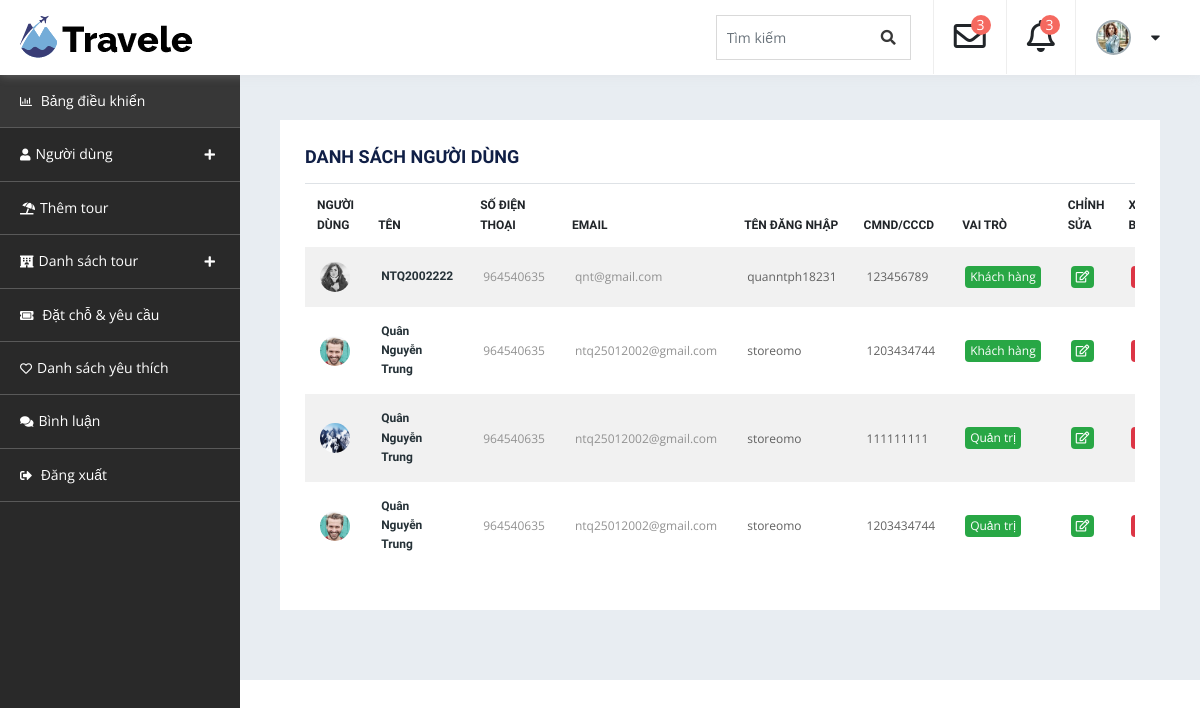
The app's page /cp-admin/list_user with its own data.
### tables this page shows
CREATE TABLE `user` (
  `id` int(11) NOT NULL,
  `username` varchar(225) NOT NULL,
  `password` varchar(225) NOT NULL,
  `name` varchar(225) NOT NULL,
  `phone` int(11) NOT NULL,
  `email` varchar(225) NOT NULL,
  `address` varchar(225) NOT NULL,
  `cmnd` int(12) DEFAULT NULL,
  `image` varchar(225) DEFAULT NULL,
  `role` int(11) NOT NULL DEFAULT 0
);

### business/admin/account.php (called while the page is built, shortened)
<?php
function account_index(){
    $sql = "select * from user";
    $users = executeQuery($sql);
    include_once "./views/admin/layouts/user/list-user.php";
}
?>

### dao/system_dao.php (called while the page is built, shortened)
<?php
    function get_connect(){
        $connect = new PDO("mysql:host=127.0.0.1;dbname=duan1;charset=utf8","root","");
        return $connect;
    }
    function executeQuery($sql, $getAll = true){
        $connect = get_connect();
        $stmt = $connect->prepare($sql);
        $stmt->execute();
        $data = $stmt->fetchAll();
        if($getAll){
            return $data;
        }else{
            if(count($data) > 0){
                return $data[0];
            }
        }
    }
?>

### views/admin/layouts/user/list-user.php (the view, shortened to what this page needs)
<!doctype html>
<html lang="en">
<head>
      <?php include_once "./views/admin/layouts/style.php" ?>
</head>
<body>
    <div id="container-wrapper">
        <div id="dashboard" class="dashboard-container">
            <?php
                include_once "./views/admin/layouts/header.php";
                include_once "./views/admin/layouts/navbar.php";
            ?>
            <div class="db-info-wrap">
                <div class="row">
                    <div class="col-lg-12">
                        <div class="dashboard-box table-opp-color-box">
                            <h4>Danh sách người dùng</h4>
                            <div class="table-responsive">
                                <table class="table">
                                    <thead>
                                        <tr>
                                            <th>Người dùng</th>
                                            <th>Tên</th>
                                            <th>Số điện thoại</th>
                                            <th>Email</th>
                                            <th>Tên đăng nhập</th>
                                            <th>CMND/CCCD</th>
                                            <th>Vai trò</th>
                                            <th>Chỉnh sửa</th>
                                            <th>Xóa bỏ</th>
                                        </tr>
                                    </thead>
                                    <tbody>
                                        <?php foreach($users as $u): ?>
                                            <tr>
                                                <td><span class="list-img"><img src="<?=PUBLIC_ASSETS?><?=$u['image']?>" alt="" ></span>
                                                </td>
                                                <td><a href="#"><span class="list-name"><?=$u['name']?></span></a>
                                                </td>
                                                <td><a href="tel:0964540635"><?=$u['phone']?></a></td>
                                                <td><a href="mailto:quanntph18231@fpt.edu.vn" class="__cf_email__" ><?=$u['email']?></a></td>
                                                <td><?=$u['username']?></td>
                                                <td>
                                                    <span class=""><?=$u['cmnd'] ?></span>
                                                </td>
                                                <td>
                                                    <span class="badge badge-success"><?=$u['role']==1?'Quản trị':'Khách hàng' ?></span>
                                                </td>
                                                <td>
                                                    <a href="<?=BASE_URL?>cp-admin/user-edit&&id=<?=$u['id']?>">
                                                        <span class="badge badge-success">
                                                            <i class="far fa-edit"></i>
                                                        </span>
                                                    </a>
                                                </td>
                                                <td>
                                                    <a href="<?=BASE_URL?>cp-admin/user-delete&&id=<?=$u['id']?>" onclick="return confirm('Xác nhận xóa!')">
                                                        <span class="badge badge-danger">
                                                        </span>
                                                    </a>
                                                </td>
                                            </tr>
                                        <?php endforeach ?>
                                    </tbody>
                                </table>
                            </div>
                        </div>
                    </div>
                </div>
            </div>
        </div>
    </div>
</body>
</html>

### public/admin/assets/css/style.css (style rules this page uses)
html { line-height: 1.15; -webkit-text-size-adjust: 100%; }
body { margin: 0; }
a { background-color: transparent; }
img { border-style: none; }
body { font-size: 15px; color: #383838; background-color: #ffffff; font-family: "Open Sans", sans-serif; font-weight: normal; font-style: normal; line-height: 1.6; -webkit-font-smoothing: antialiased; word-wrap: break-word; }
dfn, cite, em, i { font-style: italic; }
img { height: auto; max-width: 100%; vertical-align: top; }
h1, h2, h3, h4, h5, h6 { color: #101F46; font-family: "Raleway", sans-serif; }
h1, h2, h3, h4, h5, h6 { margin: 0 0 15px; line-height: 1.3; }
h4 { font-size: 18px; font-weight: 700; }
a { color: #0085BA; text-decoration: none; -webkit-transition: color 0.3s; -moz-transition: color 0.3s; -ms-transition: color 0.3s; -o-transition: color 0.3s; transition: color 0.3s; }
#dashboard { display: -webkit-box; display: -moz-box; display: -ms-flexbox; display: -webkit-flex; display: flex; -webkit-flex-wrap: wrap; -moz-flex-wrap: wrap; -ms-flex-wrap: wrap; flex-wrap: wrap; }
.db-info-wrap { background: #e8edf2; float: left; width: 80%; padding: 60px 40px 40px; margin-left: 20%; margin-top: 60px; }
.dashboard-box { background-color: #ffffff; padding: 25px; font-size: 12px; margin-bottom: 30px; }
.dashboard-box h4 { font-weight: 700; text-transform: uppercase; }
.dashboard-box thead tr th { font-family: "Raleway", sans-serif; text-transform: uppercase; font-weight: 700; border-width: 1px; }
.dashboard-box tbody tr td { color: #616161; padding: 15px; vertical-align: middle; }
.dashboard-box tbody tr td a { color: #929292; }
.dashboard-box .list-img img { -webkit-border-radius: 100%; -moz-border-radius: 100%; -ms-border-radius: 100%; border-radius: 100%; height: 30px; width: 30px; }
.dashboard-box .list-name, .dashboard-box .list-enq-name { font-family: "Raleway", sans-serif; display: block; font-weight: 700; color: #263238; }
.dashboard-box .badge { font-size: 12px; padding: 5px; font-weight: normal; }
.table-opp-color-box table thead tr th { border-bottom: none; }
.table-opp-color-box table tbody tr:nth-of-type(odd) { background-color: #f1f1f1; }
.table-opp-color-box table tbody tr td { border: none; }

### records on screen
user: image (picture), name "NTQ2002222", phone "964540635", email "qnt@gmail.com", username "quanntph18231", cmnd "123456789", role "Khách hàng"
user: image (picture), name "Quân Nguyễn Trung", phone "964540635", email "ntq25012002@gmail.com", username "storeomo", cmnd "1203434744", role "Khách hàng"
user: image (picture), name "Quân Nguyễn Trung", phone "964540635", email "ntq25012002@gmail.com", username "storeomo", cmnd "111111111", role "Quản trị"
user: image (picture), name "Quân Nguyễn Trung", phone "964540635", email "ntq25012002@gmail.com", username "storeomo", cmnd "1203434744", role "Quản trị"
